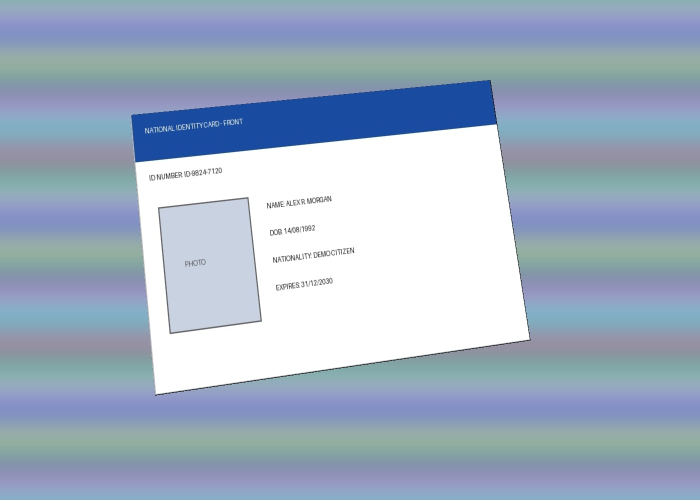
#> input picture test_cards/angled_card.jpg, 1400 x 1000 px (shown at 1/2 size)
$ python -i __init__.py   (imports and definitions only)
#> lines starting #> are read from the running program, lines starting #| are printed output that depends on the picture; after the words box and inside, x2 and y2 are one past the last pixel; in counts of white or black regions, pixels touching at a corner belong together
#> further down, picture is the input picture: shape (1000, 1400, 3); mean B, G, R 195.5, 176, 159.4
"""Card/document detection using YOLO and robust multi-stage OpenCV pipeline."""
import cv2
import numpy as np
import logging
from typing import Optional, Tuple, List
from pathlib import Path

logger = logging.getLogger(__name__)

# Path for YOLO model - can be swapped with custom model
MODEL_DIR = Path(__file__).parent.parent / "models"
ISO_ID1_RATIO = 85.60 / 53.98  # Standard ID card ratio ~1.58577


# [44 lines left out: function refine_corners_in_roi, not called in this run]


class YOLODetector:
    """Primary detector using YOLO for document/card detection."""

    # [123 lines left out: functions __init__, load, detect, not called in this run]


class OpenCVDetector:
    """
    Robust multi-stage OpenCV card & boundary detector.
    Features:
    - Multi-scale Canny edge detection with auto-median hysteresis
    - Adaptive Gaussian thresholding with morphological closing
    - Morphological gradient edge detection
    - LAB color space L-channel segmentation for plastic cards
    - Adaptive epsilon polygonal simplification for rounded corners
    - Outward margin preservation to prevent cutting off edge details
    """

    def detect(self, image: np.ndarray) -> Optional[Tuple[List, float]]:
        """
        Detect card/document corners and confidence.
        Returns (corners, confidence) or None.
        """
        try:
            h, w = image.shape[:2]
#> h = 1000; w = 1400

            gray = cv2.cvtColor(image, cv2.COLOR_BGR2GRAY)
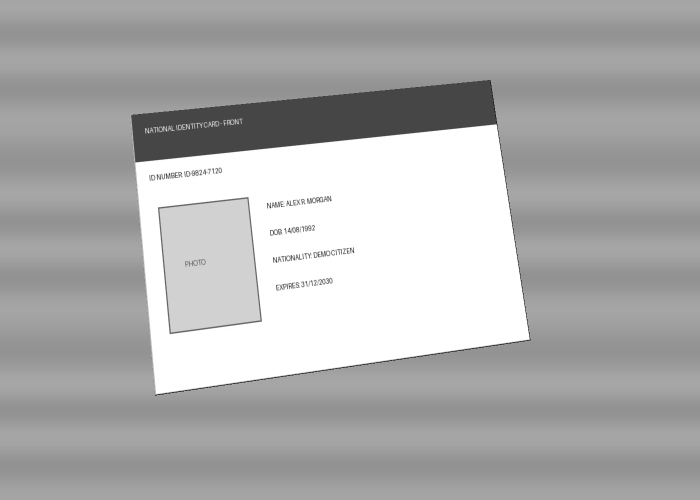
#> gray: shape (1000, 1400) (shown at 1/2 size); min 1, max 255, mean 173.3
            blurred = cv2.bilateralFilter(gray, 11, 75, 75)

            best_corners = None
            best_score = 0.0

            # Approach 1: Multi-threshold Canny
            c1, s1 = self._detect_with_canny(blurred, h, w)
            if c1 is not None and s1 > best_score:
                best_corners, best_score = c1, s1
                if best_score >= 0.88:
                    return best_corners, best_score

            # Approach 2: Adaptive Threshold
            c2, s2 = self._detect_with_threshold(blurred, h, w)
            if c2 is not None and s2 > best_score:
                best_corners, best_score = c2, s2
                if best_score >= 0.88:
                    return best_corners, best_score

            # Approach 3: Morphological Gradient
            c3, s3 = self._detect_with_morphology(blurred, h, w)
            if c3 is not None and s3 > best_score:
                best_corners, best_score = c3, s3
                if best_score >= 0.88:
                    return best_corners, best_score

            # Approach 4: LAB Color Space Otsu Segmentation (for plastic cards on tables)
            c4, s4 = self._detect_with_lab_color(image, h, w)
            if c4 is not None and s4 > best_score:
                best_corners, best_score = c4, s4

            if best_corners is not None:
                return best_corners, best_score

            return None

        except Exception as e:
            logger.error(f"OpenCV detection error: {e}")
            return None

    def _detect_with_canny(self, gray: np.ndarray, h: int, w: int) -> Tuple[Optional[List], float]:
        """Detect using Canny edge detection with multiple threshold passes."""
#> called with h = 1000, w = 1400
        median = np.median(gray)
#> median = 160
        lower_auto = int(max(0, 0.67 * median))
#> lower_auto = 107
        upper_auto = int(min(255, 1.33 * median))
#> upper_auto = 212

        threshold_pairs = [
            (30, 100),
            (50, 150),
            (lower_auto, upper_auto),
            (15, 60),
            (70, 200)
        ]
#> threshold_pairs = [(30, 100), (50, 150), (107, 212), (15, 60), (70, 200)]

        best_corners = None
        best_score = 0.0

        for lower, upper in threshold_pairs:
            edges = cv2.Canny(gray, lower, upper)
            kernel = cv2.getStructuringElement(cv2.MORPH_RECT, (3, 3))
            edges = cv2.dilate(edges, kernel, iterations=1)
            corners, score = self._find_card_contour(edges, h, w)
            if corners is not None and score > best_score:
                best_corners = corners
                best_score = score
                if best_score > 0.85:
                    break
#> this loop made 1 pass
#> (lower, upper, kernel, image_area in _find_card_contour, score) on pass 1: (30, 100, [[1, 1, 1], [1, 1, 1], [1, 1, 1]], 1400000, 0.914)
#> pass 1, in _detect_with_canny, `edges = cv2.Canny(gray, lower, upper)`:
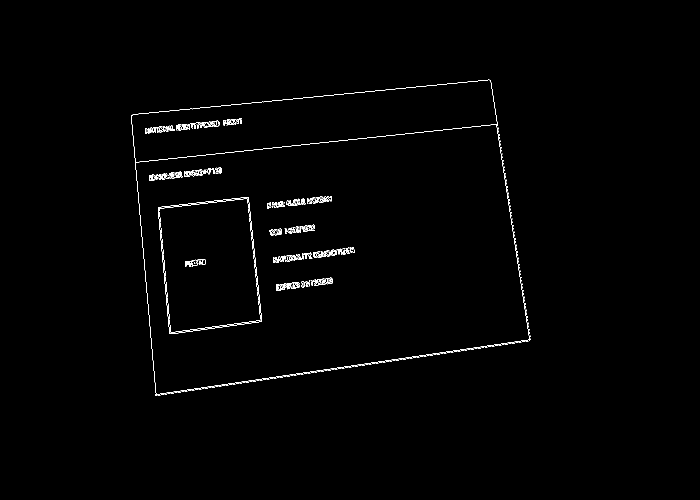
#> edges: shape (1000, 1400) (shown at 1/2 size); 0.72% white in thin lines or dots, all inside (x1, y1, x2, y2) = (262, 159, 1062, 792)
#> pass 1, in _detect_with_canny, `edges = cv2.dilate(edges, kernel, iterations=1)`:
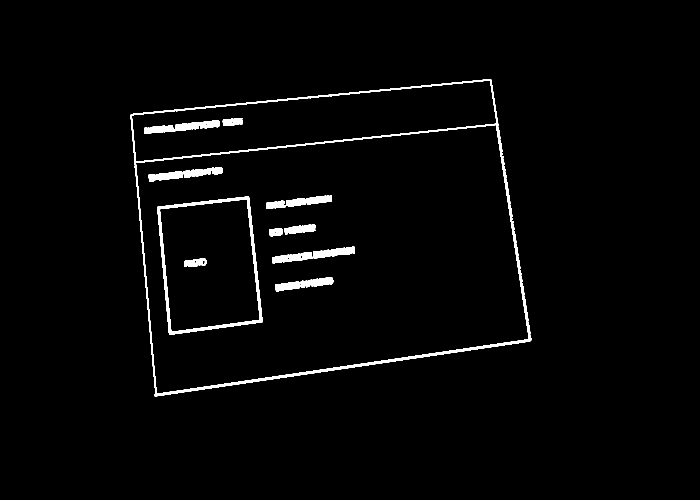
#> edges: shape (1000, 1400) (shown at 1/2 size); 2.1% white; 15 white regions, largest, box (x1, y1, x2, y2) and area: (261, 158, 1063, 793) 12957, (315, 393, 525, 669) 4907, (545, 493, 710, 527) 2172
#> after the loop, best_score = 0.914

        return best_corners, best_score

    # [29 lines left out: functions _detect_with_threshold, _detect_with_morphology, _detect_with_lab_color, not called in this run]

    def _find_card_contour(self, binary: np.ndarray, h: int, w: int) -> Tuple[Optional[List], float]:
        """
        Find the best card-like contour in a binary edge or mask image.
        Uses adaptive epsilon polygonal approximation and subtle outward safety margin.
        """
        contours, _ = cv2.findContours(binary, cv2.RETR_EXTERNAL, cv2.CHAIN_APPROX_SIMPLE)
        if not contours:
            return None, 0.0

        image_area = float(h * w)
        best_corners = None
        best_score = 0.0

        # Sort by area descending
        contours = sorted(contours, key=cv2.contourArea, reverse=True)

        for contour in contours[:15]:
            area = cv2.contourArea(contour)
            area_ratio = area / image_area

            # Filter by area: cards typically 6% to 98% of frame
            if area_ratio < 0.06 or area_ratio > 0.985:
                continue

            peri = cv2.arcLength(contour, True)
            rect = cv2.minAreaRect(contour)
            rect_w, rect_h = rect[1]
            if rect_w == 0 or rect_h == 0:
                continue

            aspect = max(rect_w, rect_h) / min(rect_w, rect_h)
            rect_area = rect_w * rect_h
            rectangularity = area / rect_area if rect_area > 0 else 0

            # Standard ID card aspect ratio is 85.6/54 = 1.58577
            aspect_diff = abs(aspect - ISO_ID1_RATIO)

            # Attempt adaptive epsilon polygonal approximation
            # Plastic cards have rounded corners; varying epsilon finds the true 4 corner vertices
            found_quad = None
            for eps_factor in [0.015, 0.02, 0.025, 0.03, 0.035, 0.045]:
                approx = cv2.approxPolyDP(contour, eps_factor * peri, True)
                if len(approx) == 4 and cv2.isContourConvex(approx):
                    found_quad = approx.reshape(4, 2).astype(np.float32)
                    break

            if found_quad is not None:
                # Add a subtle 0.8% outward safety margin so card border text/emblems are never cut
                centroid = np.mean(found_quad, axis=0)
                expanded_corners = []
                for pt in found_quad:
                    vec = pt - centroid
                    safe_pt = pt + 0.008 * vec
                    safe_x = float(np.clip(safe_pt[0], 0, w - 1))
                    safe_y = float(np.clip(safe_pt[1], 0, h - 1))
                    expanded_corners.append([safe_x, safe_y])

                score = (
                    rectangularity * 0.45 +
                    min(area_ratio / 0.25, 1.0) * 0.30 +
                    max(0.0, 1.0 - aspect_diff) * 0.25
                )
                score = min(score, 0.94)
                if score > best_score:
                    best_corners = expanded_corners
                    best_score = score
            elif 4 < len(cv2.approxPolyDP(contour, 0.02 * peri, True)) <= 14 and rectangularity > 0.72:
                # Fallback to minimum area rectangle for rounded cards
                box_pts = cv2.boxPoints(rect).tolist()
                score = (
                    rectangularity * 0.40 +
                    min(area_ratio / 0.25, 1.0) * 0.30 +
                    max(0.0, 1.0 - aspect_diff) * 0.20
                )
                score = min(score, 0.82)
                if score > best_score:
                    best_corners = box_pts
                    best_score = score

        return best_corners, best_score


class CardDetector:
    """Two-stage card detector: AI ROI localization primary, OpenCV fallback."""

    # [98 lines left out: functions __init__, initialize, detect, not called in this run]

>>> import cv2
>>> picture = cv2.imread('../../../../test_cards/angled_card.jpg')
>>> result = OpenCVDetector().detect(picture)
#> in detect, `c1, s1 = self._detect_with_canny(blurred, h, w)`: c1 = [[984.6, 156.5], [257.9, 227.1], [306.2, 794.6], [1063.3, 683.7]]; s1 = 0.914
#> in detect, `best_corners, best_score = c1, s1`: best_corners has the same summary as c1
#> result = ([[984.6, 156.5], [257.9, 227.1], [306.2, 794.6], [1063.3, 683.7]], 0.914)
